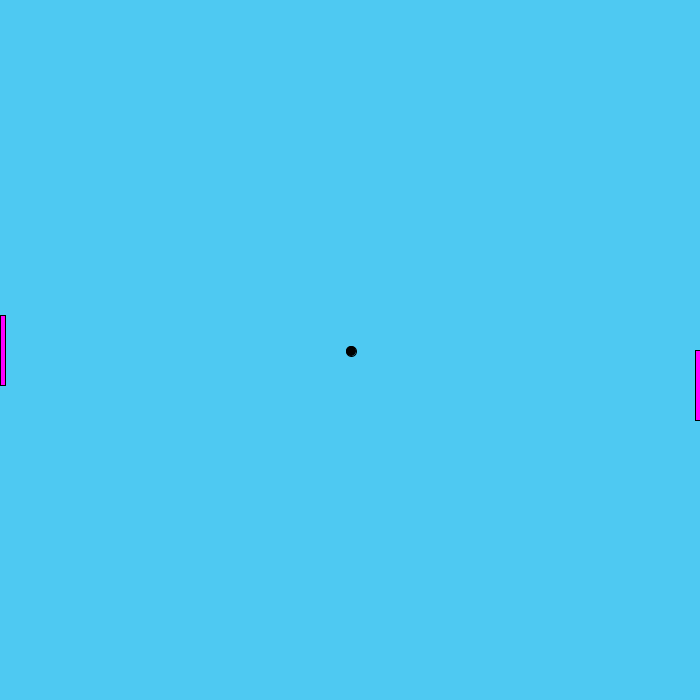
Frame 1 (no input)
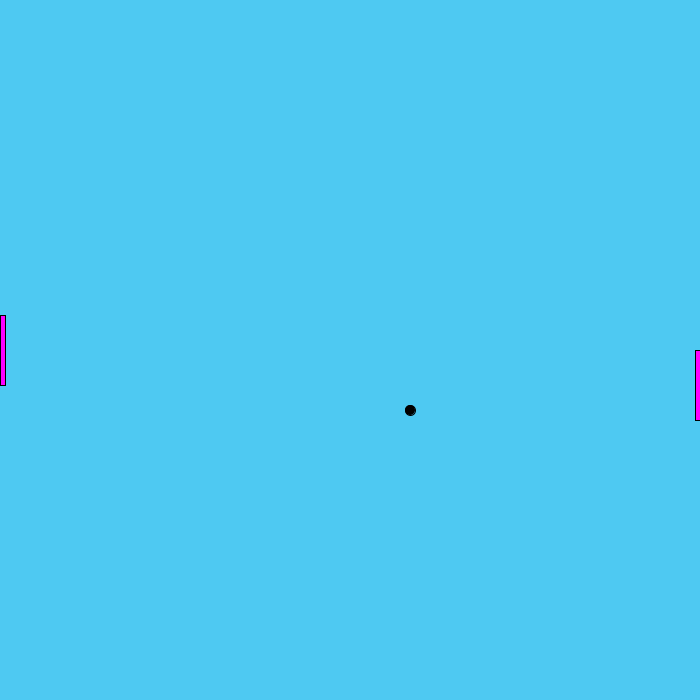
Frame 60 (the mouse pressed at the canvas centre just before this capture)
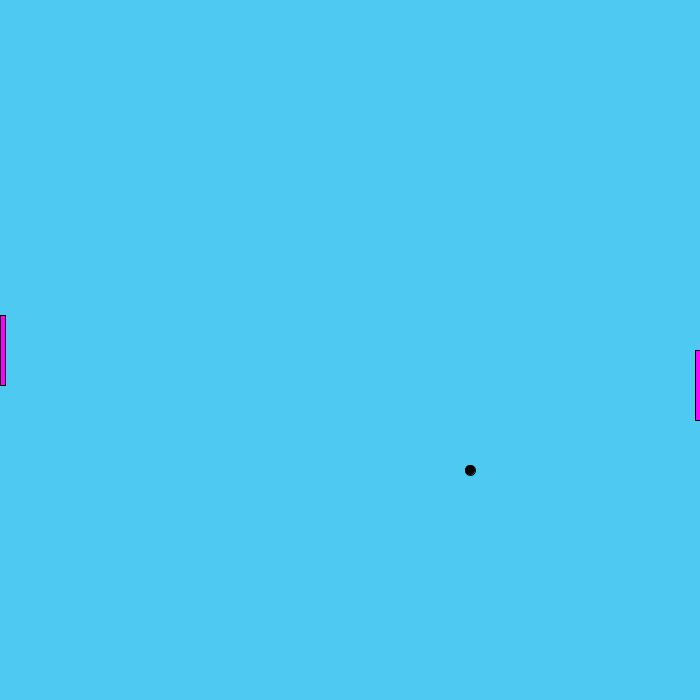
Frame 120 (the mouse held since frame 60 and released just before this capture)

The Processing sketch that drew these frames (run headless with seeded random() and noise(); from frame 60 on, the mouse is pressed at the canvas centre):

// Processing sketch: Paddles
// ── Paddles.pde
//Global variables
int ballX, ballY;
int ballStartX, ballStartY;
int ballDiameter;
int ballMoveX = 1, ballMoveY = 1;
int paddleWidthRatio;
int paddleHeightRatio = 10;
int [] paddle = {0, 0};
int [] player = new int [4];
void setup () {
  size(700, 700);
  ballStartX = width/2;
  ballStartY = height/2;
  ballX = ballStartX;
  ballY = ballStartY;
  ballDiameter = width/70;
  
  paddleWidthRatio = ballDiameter/2;
  paddle[0] = paddleWidthRatio;
  paddle[1] = height/paddleHeightRatio;
  player[0] = 0;
  player[1] = height/2 - height/paddleHeightRatio/2;
  int section = width / paddleWidthRatio;
  player[2] = width*(section-1)/section;
  player[3] = height/2;
  
}

void draw () {
  background(#4EC9F2);
  
  ballX += ballMoveX;
  ballY += ballMoveY;
  
  if (ballX == width || ballX == 0) {
    ballMoveX = ballMoveX * (-1);
  }
  
  if (ballY == height || ballY == 0) {
    ballMoveY = ballMoveY * (-1);
  }
  
  fill(0);
  ellipse(ballX, ballY, ballDiameter, ballDiameter);
  
  fill(#FF00FF);
  rect(player[0], player[1], paddle[0], paddle[1]);
  rect(player[2], player[3], paddle[0], paddle[1]);
  
  
}
